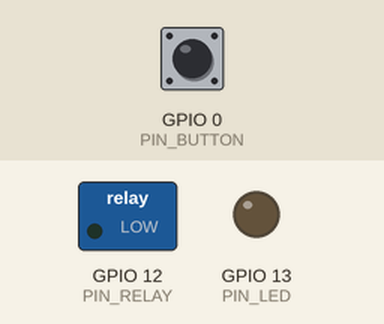
A sketch run on a simulated ESP8266 (NodeMCU). Shown: switched loads named in the sketch (green lamp = pin HIGH), output pins drawn as LEDs (lit = HIGH). Inputs (shaded band) come from the test bench; at power-on: GPIO 0 (PIN_BUTTON) HIGH. WiFi joins after 1.5 s; servers stay silent unless stated; EEPROM starts erased; no MQTT or app messages arrive unless stated.

Above: at 2.8 s.
At 3.3 s:
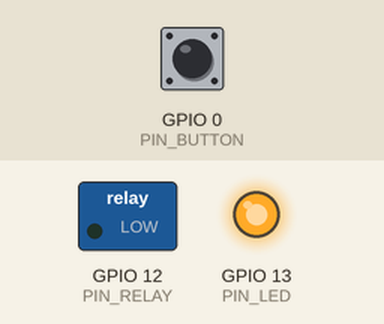
Timing chart, 0 to 4.8 s (numbered marks = the images above):
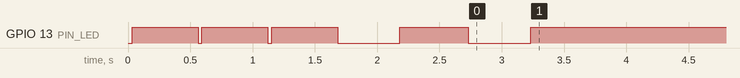

The sketch:

sonoff.ino
```cpp
// (licence header left out)
#include <EEPROM.h>
#include <ESP8266WiFi.h>
#include <ESP8266mDNS.h>
#include <ArduinoOTA.h>
#include <PubSubClient.h>
#include <Ticker.h>

#include "config.h"

#define PIN_BUTTON          0
#define PIN_RELAY           12
#define PIN_LED             13

// the chip id is the last 6 chars of the mac address
#define ESP8266_CHIPID_SIZE 6

enum state_e {
    STATE_OFF,
    STATE_ON
};
enum state_e state;
enum state_e prev_state;

bool state_request = false;

void callback(char*, byte*, unsigned int);

WiFiClient wifiClient;
PubSubClient mqttClient(MQTT_SERVER, MQTT_PORT, callback, wifiClient);
Ticker btn_timer;

// format:
// <ESP8266_CHIPID><FQDN_SUFFIX>
// the '-1' is subtracting null bytes from intermediate strings
char esp_hostname[
    ESP8266_CHIPID_SIZE
    + sizeof(FQDN_SUFFIX)-1
    + sizeof(".")-1
    + 1 // terminating null byte
];
// format:
// <MQTT_PREFIX>/<ESP8266_CHIPID>/command
char mqtt_topic_command[
    sizeof(MQTT_PREFIX)-1
    + sizeof("/")-1
    + ESP8266_CHIPID_SIZE
    + sizeof("/command")-1
    + 1 // terminating null byte
];
// format:
// <MQTT_PREFIX>/<ESP8266_CHIPID>/state
char mqtt_topic_state[
    sizeof(MQTT_PREFIX)-1
    + sizeof("/")-1
    + ESP8266_CHIPID_SIZE
    + sizeof("/state")-1
    + 1 // terminating null byte
];

void setup() {
    state = STATE_OFF;

    snprintf(
        esp_hostname,
        sizeof(esp_hostname),
        "%x.%s", ESP.getChipId(), FQDN_SUFFIX
    );
    snprintf(
        mqtt_topic_state,
        sizeof(mqtt_topic_state),
        "sonoff/%x/state", ESP.getChipId()
    );
    snprintf(
        mqtt_topic_command,
        sizeof(mqtt_topic_command),
        "sonoff/%x/command", ESP.getChipId()
    );

    pinMode(PIN_LED, OUTPUT);
    pinMode(PIN_RELAY, OUTPUT);
    pinMode(PIN_BUTTON, INPUT);

    digitalWrite(PIN_LED, HIGH);
    digitalWrite(PIN_RELAY, LOW);

    EEPROM.begin(8);
    state = (state_e)EEPROM.read(0);
    prev_state = state;
    state_request = true;

    btn_timer.attach_ms(50, check_button);

    WiFi.hostname(esp_hostname);
    WiFi.mode(WIFI_STA);
    WiFi.begin(WIFI_SSID, WIFI_PASSWORD);

    ArduinoOTA.setHostname(esp_hostname);
    ArduinoOTA.setPassword(OTA_PASSWORD);

    ArduinoOTA.onProgress([](unsigned int progress, unsigned int total) {
        if (progress % 100   == 0) {
            digitalWrite(PIN_LED, !digitalRead(PIN_LED));
        }
    });
    ArduinoOTA.onEnd([]() {
        digitalWrite(PIN_LED, HIGH);
        flash_led(500, 2);
    });
    ArduinoOTA.onError([](ota_error_t error) {
        digitalWrite(PIN_LED, HIGH);
        flash_led(200, 5);

        ESP.restart();
    });

    ArduinoOTA.begin();

    while ((WiFi.status() != WL_CONNECTED)) {
        flash_led(30, 1);
        delay(500);
    }

    flash_led(500, 1);
}

void loop() {
    if (!mqttClient.connected()) {
      reconnect();
    }

    ArduinoOTA.handle();
    mqttClient.loop();

    switch (state) {
    case STATE_OFF:
        digitalWrite(PIN_LED, HIGH);
        digitalWrite(PIN_RELAY, LOW);
        break;
    case STATE_ON:
        digitalWrite(PIN_LED, LOW);
        digitalWrite(PIN_RELAY, HIGH);
        break;
    }

    if (prev_state != state) {
        EEPROM.write(0, state);
        EEPROM.commit();
        prev_state = state;
    }

    if (state_request) {
        switch (state) {
        case STATE_ON:
            mqttClient.publish(
                mqtt_topic_state,
                "ON",
                true
            );
            break;
        case STATE_OFF:
            mqttClient.publish(
                mqtt_topic_state,
                "OFF",
                true
            );
            break;
        }
        state_request = false;
    }
}

void callback(char* topic, byte* payload, unsigned int length) {
    if (0 == strncmp(topic, mqtt_topic_command, sizeof(mqtt_topic_command))) {
        if (0 == strncmp((char *)payload, "ON", 2)) {
            state = STATE_ON;
        } else if (0 == strncmp((char *)payload, "OFF", 3)) {
            state = STATE_OFF;
        }
        state_request = true;
    }
}

void flash_led(int duration, int n) {
    for(int i = 0; i < n; i++)  {
        digitalWrite(PIN_LED, LOW);
        delay(duration);
        digitalWrite(PIN_LED, HIGH);
        delay(duration);
    }
}

void check_button() {
    static unsigned long count = 0;

    if (!digitalRead(PIN_BUTTON)) {
        count++;
    } else {
        if (count > 1 && count <= 40) {
            switch (state) {
            case STATE_ON:
                state = STATE_OFF;
                break;
            case STATE_OFF:
                state = STATE_ON;
                break;
            }
            state_request = true;
        }
        count = 0;
    }
}

void reconnect() {
    while (!mqttClient.connected()) {
        if (mqttClient.connect(
            esp_hostname,
            MQTT_USER,
            MQTT_PASSWORD
        )) {
            mqttClient.subscribe(mqtt_topic_command);
            flash_led(500, 1);
        } else {
            flash_led(200, 1);
            delay(500);
            mqttClient.disconnect();
        }
    }
}
```

config.h
```cpp
// (licence header left out)
// can be either a ip address or a FQDN (if you have a matching dns entry)
#define MQTT_SERVER         "mqtt.local"
// the mqtt standard port is 1883. normally there is no need to modify this
#define MQTT_PORT           1883
// the user which is used for authenticating at the mqtt server
#define MQTT_USER           "sonoff"
// the password which is used for authenticating at the mqtt server
#define MQTT_PASSWORD       "password"
// codetermines the mqtt topic.
// the whole topic has the following syntax:
// <MQTT_PREFIX>/<ESP8266 chip id>/{command,state,+}
#define MQTT_PREFIX         "sonoff"

// the SSID of the wifi to connect to
#define WIFI_SSID           "iot"
// the matching password
#define WIFI_PASSWORD       "password"

// codetermines the hostname (<ESP8266 chip id>.<FQDN_SUFFIX>)
#define FQDN_SUFFIX         "iot.local"

// the password for authenticating before OTA firmware updates
#define OTA_PASSWORD        "password"
```
